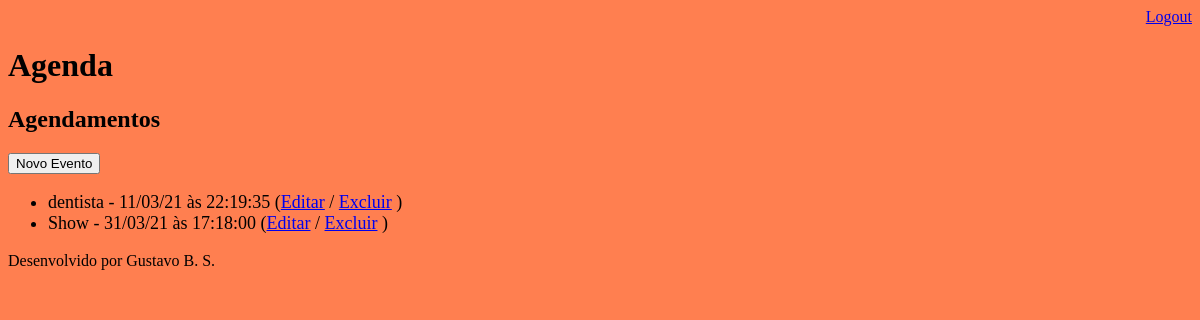
The app's page /agenda/ (signed in), older data.
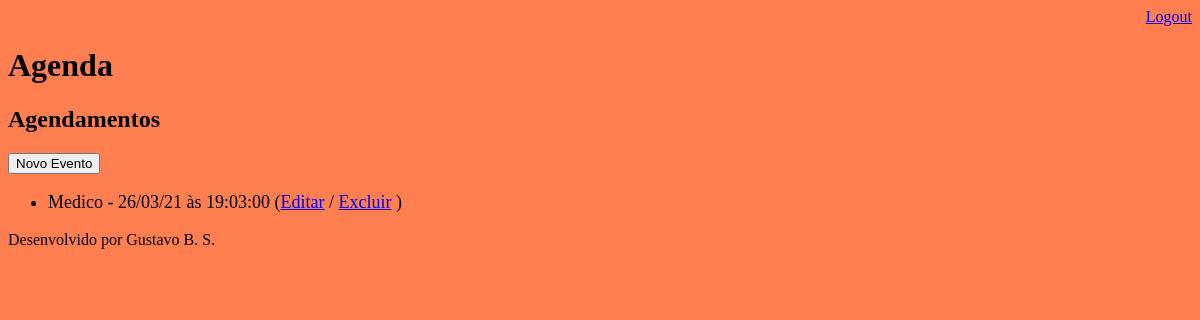
The same page, newer data.
### core/models.py (models this page shows, shortened)
class Evento(models.Model):
    titulo = models.CharField(max_length=100, verbose_name='Evento')
    descricao = models.TextField(blank=True, null=True, verbose_name='Descrição')
    data_evento = models.DateTimeField(verbose_name='Data do Evento')
    data_criacao = models.DateTimeField(auto_now=True, verbose_name='Data da Criação')
    usuario = models.ForeignKey(User, on_delete=models.CASCADE)
    local = models.CharField(max_length=100, blank=True, null=True, verbose_name='Local do Evento')
    objects = models.Manager()
    class Meta:
        db_table = 'evento'
    def get_data_evento(self):
        return self.data_evento.strftime('%d/%m/%y às %H:%M:%S')
    def get_evento_atrasado(self):
        if self.data_evento < datetime.now():
            return True
        else:
            return False

### core/views.py (the view)
# urls.py: path('agenda/', views.lista_eventos),
@login_required(login_url='/login')
def lista_eventos(request):
    usuario = request.user
    data_atual = datetime.now() - timedelta(hours=1)
    evento = Evento.objects.filter(usuario=usuario,
                                   data_evento__gt=data_atual)
    response = {'eventos': evento}
    return render(request, 'agenda.html', response)

### core/templates/agenda.html (shortened to what this page needs)
{% extends "model-page.html" %}
{% block content %}
    <h2>Agendamentos</h2>
    <a href="evento/">
        <button type="button">Novo Evento</button>
    </a>
    <ul style="font-size: 18px">
        {% for evento in eventos %}
            <li>
                <div style=>
                {{ evento.titulo }} - {{ evento.get_data_evento}}
                (<a href="evento/?id={{ evento.id }}">Editar</a>
                / <a href="evento/delete/{{ evento.id }}">Excluir</a> )
                </div>
            </li>
        {% endfor %}
    </ul>
{% endblock %}

Row changes from the older to the newer data that the page shows:
removed Evento: titulo "dentista", get_data_evento "11/03/21 às 22:19:35"
no longer on this page (row edited): Evento: titulo "Show", get_data_evento "31/03/21 às 17:18:00"
added Evento: titulo "Medico", get_data_evento "26/03/21 às 19:03:00"
